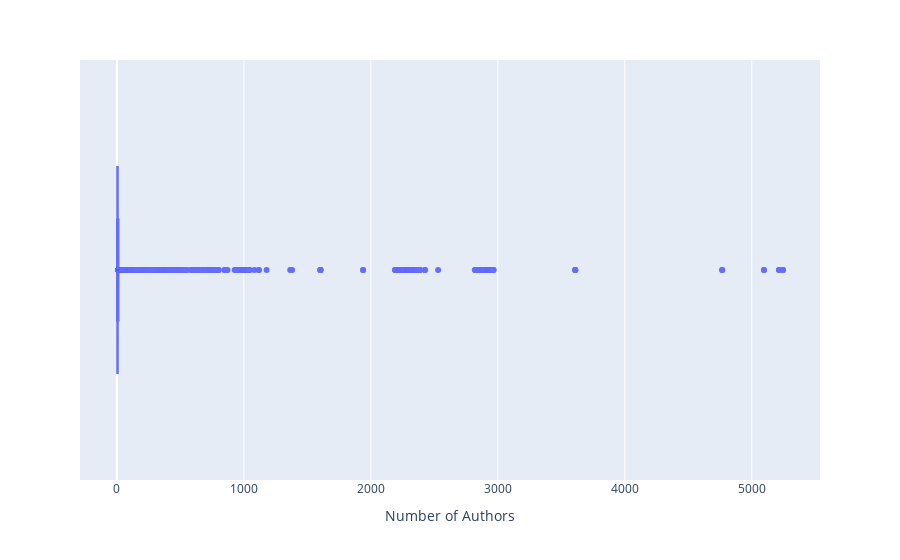

The cell this chart's notebook holds for it:
### Markdown cell above
Como el enfoque es hacia los autores, con la base de datos de publicaciones se creará una nueva base de datos con los autores por separado

### Code cell
px.box(pub1,x='Number of Authors')

### Figure 1 — Plotly figure (JSON) as saved in the notebook; plotly's stock layout.template omitted (floating-point values rounded to 4 significant figures; data arrays with more than 128 entries replaced by an {"elided": "..."} marker saying what was removed)
{"data": [{"alignmentgroup": "True", "hovertemplate": "Number of Authors=%{x}<extra></extra>", "legendgroup": "", "marker": {"color": "#636efa"}, "name": "", "notched": false, "offsetgroup": "", "orientation": "h", "showlegend": false, "type": "box", "x": {"elided": "72565 int values"}, "x0": " ", "xaxis": "x", "y0": " ", "yaxis": "y"}], "layout": {"boxmode": "group", "legend": {"tracegroupgap": 0}, "margin": {"t": 60}, "xaxis": {"anchor": "y", "domain": [0, 1], "title": {"text": "Number of Authors"}}, "yaxis": {"anchor": "x", "domain": [0, 1]}}}
